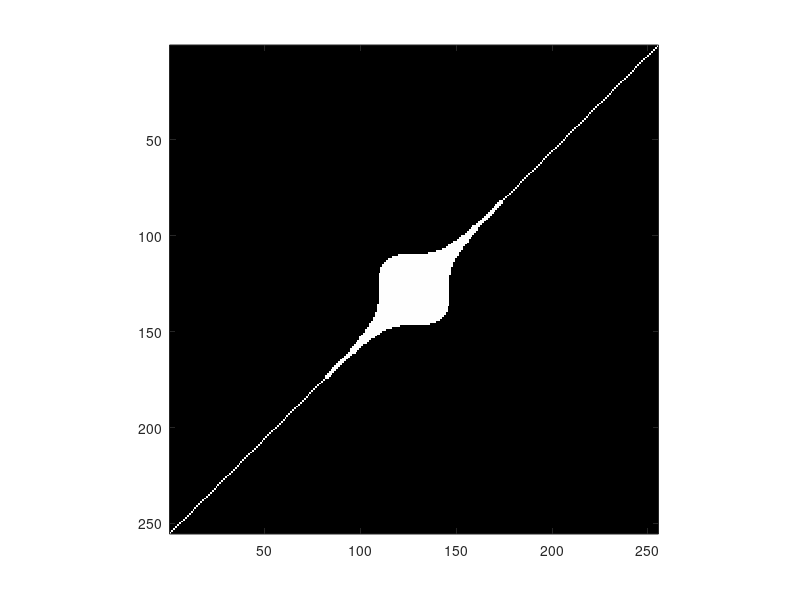

Here is the MATLAB script that generated this plot:
for i = 1:256
    for j = 1:256
        dist = ((i-128)^3 + (j-128)^3)^(0.50);
        if dist < 80
            B(i,j) = 255;
        end
    end
end
figure()
image(B);
colormap(gray(256));
axis('image')